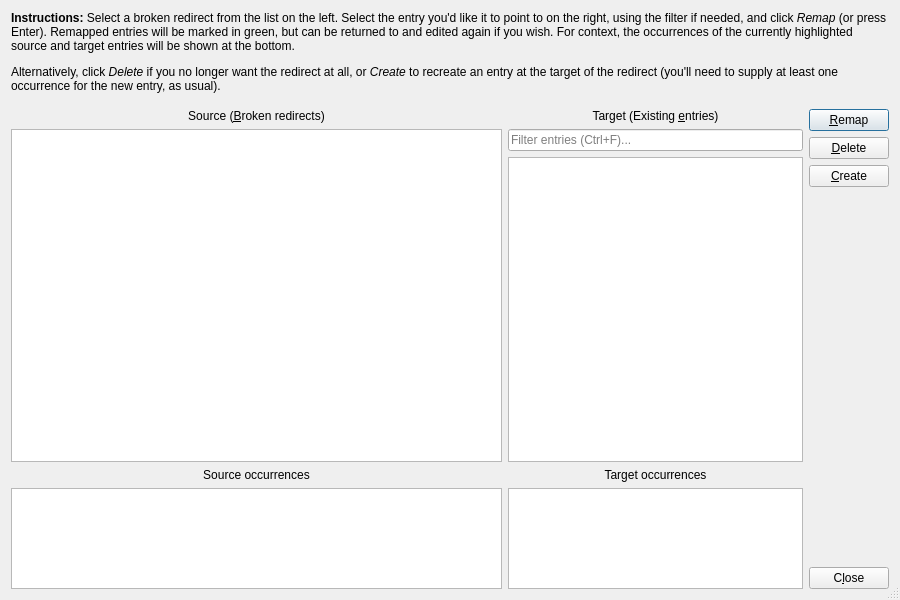
<?xml version="1.0" encoding="UTF-8"?>
<ui version="4.0">
 <class>Dialog</class>
 <widget class="QDialog" name="Dialog">
  <property name="geometry">
   <rect>
    <x>0</x>
    <y>0</y>
    <width>900</width>
    <height>600</height>
   </rect>
  </property>
  <property name="windowTitle">
   <string>Broken Redirect Tool</string>
  </property>
  <property name="sizeGripEnabled">
   <bool>true</bool>
  </property>
  <layout class="QVBoxLayout" name="verticalLayout_2">
   <item>
    <widget class="QLabel" name="label">
     <property name="text">
      <string>&lt;html&gt;&lt;head/&gt;&lt;body&gt;&lt;p&gt;&lt;span style=&quot; font-weight:600;&quot;&gt;Instructions: &lt;/span&gt;Select a broken redirect from the list on the left. Select the entry you'd like it to point to on the right, using the filter if needed, and click &lt;span style=&quot; font-style:italic;&quot;&gt;Remap &lt;/span&gt;(or press Enter). Remapped entries will be marked in green, but can be returned to and edited again if you wish. For context, the occurrences of the currently highlighted source and target entries will be shown at the bottom.&lt;/p&gt;&lt;p&gt;Alternatively, click &lt;span style=&quot; font-style:italic;&quot;&gt;Delete &lt;/span&gt;if you no longer want the redirect at all, or &lt;span style=&quot; font-style:italic;&quot;&gt;Create &lt;/span&gt;to recreate an entry at the target of the redirect (you'll need to supply at least one occurrence for the new entry, as usual).&lt;/p&gt;&lt;/body&gt;&lt;/html&gt;</string>
     </property>
     <property name="wordWrap">
      <bool>true</bool>
     </property>
    </widget>
   </item>
   <item>
    <spacer name="verticalSpacer">
     <property name="orientation">
      <enum>Qt::Vertical</enum>
     </property>
     <property name="sizeType">
      <enum>QSizePolicy::Fixed</enum>
     </property>
     <property name="sizeHint" stdset="0">
      <size>
       <width>20</width>
       <height>10</height>
      </size>
     </property>
    </spacer>
   </item>
   <item>
    <layout class="QHBoxLayout" name="horizontalLayout">
     <item>
      <layout class="QGridLayout" name="gridLayout">
       <item row="0" column="2" colspan="2">
        <widget class="QLabel" name="label_4">
         <property name="text">
          <string>Target (Existing &amp;entries)</string>
         </property>
         <property name="alignment">
          <set>Qt::AlignCenter</set>
         </property>
         <property name="buddy">
          <cstring>entriesFilterBox</cstring>
         </property>
        </widget>
       </item>
       <item row="5" column="0" colspan="2">
        <widget class="QLabel" name="label_2">
         <property name="sizePolicy">
          <sizepolicy hsizetype="Preferred" vsizetype="Fixed">
           <horstretch>0</horstretch>
           <verstretch>0</verstretch>
          </sizepolicy>
         </property>
         <property name="text">
          <string>Source occurrences</string>
         </property>
         <property name="alignment">
          <set>Qt::AlignCenter</set>
         </property>
        </widget>
       </item>
       <item row="1" column="2" colspan="2">
        <widget class="QLineEdit" name="entriesFilterBox">
         <property name="placeholderText">
          <string>Filter entries (Ctrl+F)...</string>
         </property>
        </widget>
       </item>
       <item row="0" column="0" colspan="2">
        <widget class="QLabel" name="label_3">
         <property name="text">
          <string>Source (&amp;Broken redirects)</string>
         </property>
         <property name="alignment">
          <set>Qt::AlignCenter</set>
         </property>
         <property name="buddy">
          <cstring>redirectTable</cstring>
         </property>
        </widget>
       </item>
       <item row="1" column="0" rowspan="4" colspan="2">
        <widget class="QTableWidget" name="redirectTable">
         <property name="sizePolicy">
          <sizepolicy hsizetype="Preferred" vsizetype="Expanding">
           <horstretch>5</horstretch>
           <verstretch>3</verstretch>
          </sizepolicy>
         </property>
         <property name="tabKeyNavigation">
          <bool>false</bool>
         </property>
         <property name="selectionBehavior">
          <enum>QAbstractItemView::SelectRows</enum>
         </property>
         <attribute name="horizontalHeaderStretchLastSection">
          <bool>true</bool>
         </attribute>
         <attribute name="verticalHeaderVisible">
          <bool>false</bool>
         </attribute>
        </widget>
       </item>
       <item row="6" column="0" rowspan="3" colspan="2">
        <widget class="QListWidget" name="sourceOccurrencesList">
         <property name="enabled">
          <bool>true</bool>
         </property>
         <property name="sizePolicy">
          <sizepolicy hsizetype="Expanding" vsizetype="Expanding">
           <horstretch>0</horstretch>
           <verstretch>1</verstretch>
          </sizepolicy>
         </property>
         <property name="editTriggers">
          <set>QAbstractItemView::NoEditTriggers</set>
         </property>
         <property name="showDropIndicator" stdset="0">
          <bool>false</bool>
         </property>
         <property name="selectionMode">
          <enum>QAbstractItemView::NoSelection</enum>
         </property>
        </widget>
       </item>
       <item row="2" column="2" rowspan="3" colspan="2">
        <widget class="QListWidget" name="entriesList">
         <property name="sizePolicy">
          <sizepolicy hsizetype="Expanding" vsizetype="Expanding">
           <horstretch>3</horstretch>
           <verstretch>3</verstretch>
          </sizepolicy>
         </property>
        </widget>
       </item>
       <item row="5" column="2" colspan="2">
        <widget class="QLabel" name="label_5">
         <property name="sizePolicy">
          <sizepolicy hsizetype="Preferred" vsizetype="Fixed">
           <horstretch>0</horstretch>
           <verstretch>0</verstretch>
          </sizepolicy>
         </property>
         <property name="text">
          <string>Target occurrences</string>
         </property>
         <property name="alignment">
          <set>Qt::AlignCenter</set>
         </property>
        </widget>
       </item>
       <item row="6" column="2" rowspan="3" colspan="2">
        <widget class="QListWidget" name="targetOccurrencesList">
         <property name="sizePolicy">
          <sizepolicy hsizetype="Expanding" vsizetype="Expanding">
           <horstretch>0</horstretch>
           <verstretch>1</verstretch>
          </sizepolicy>
         </property>
         <property name="editTriggers">
          <set>QAbstractItemView::NoEditTriggers</set>
         </property>
         <property name="showDropIndicator" stdset="0">
          <bool>false</bool>
         </property>
         <property name="selectionMode">
          <enum>QAbstractItemView::NoSelection</enum>
         </property>
        </widget>
       </item>
      </layout>
     </item>
     <item>
      <layout class="QVBoxLayout" name="verticalLayout">
       <item>
        <widget class="QPushButton" name="remapButton">
         <property name="toolTip">
          <string>Change the selected redirect to point to the selected entry.</string>
         </property>
         <property name="text">
          <string>&amp;Remap</string>
         </property>
         <property name="default">
          <bool>true</bool>
         </property>
        </widget>
       </item>
       <item>
        <widget class="QPushButton" name="deleteButton">
         <property name="toolTip">
          <string>Delete the selected redirect occurrence (deleting its entry too if it's the only occurrence).</string>
         </property>
         <property name="text">
          <string>&amp;Delete</string>
         </property>
        </widget>
       </item>
       <item>
        <widget class="QPushButton" name="createButton">
         <property name="toolTip">
          <string>Recreate the target of the redirect as a new entry. You'll have to supply at least one occurrence.</string>
         </property>
         <property name="text">
          <string>&amp;Create</string>
         </property>
        </widget>
       </item>
       <item>
        <spacer name="verticalSpacer_2">
         <property name="orientation">
          <enum>Qt::Vertical</enum>
         </property>
         <property name="sizeHint" stdset="0">
          <size>
           <width>20</width>
           <height>40</height>
          </size>
         </property>
        </spacer>
       </item>
       <item>
        <widget class="QPushButton" name="closeButton">
         <property name="text">
          <string>C&amp;lose</string>
         </property>
        </widget>
       </item>
      </layout>
     </item>
    </layout>
   </item>
  </layout>
 </widget>
 <tabstops>
  <tabstop>redirectTable</tabstop>
  <tabstop>entriesFilterBox</tabstop>
  <tabstop>entriesList</tabstop>
  <tabstop>remapButton</tabstop>
  <tabstop>deleteButton</tabstop>
  <tabstop>closeButton</tabstop>
 </tabstops>
 <resources/>
 <connections/>
</ui>
